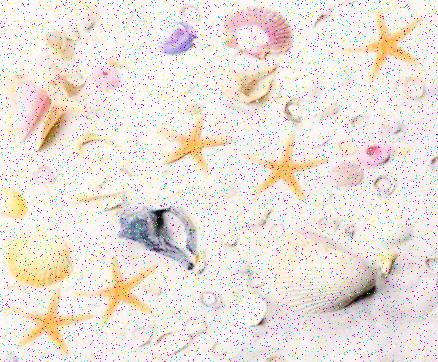
%> input picture Images/Starfish.jpg, 438 x 362 px
$ octave StarfishCount.m   (GNU Octave 9; MATLAB toolbox functions it lacks are replaced by stand-ins)
%> lines starting %> are read from the running program, lines starting %| are printed output that depends on the picture; in (x1, y1, x2, y2) boxes, pixels count from 0 and x2, y2 are one past the last pixel; in counts of white or black regions, pixels touching at a corner belong together; the program's own positions count from 1
%%%%%%%%%%%%%%%%%%%%%%%%%%%%%%%%%%%%%%%%%%%%%%%%%%%%%%%%%%%%%%%%%%%%%
% Template script to Count Starfish in any given file
% Script contains functions required to fulfill ACW for Module 600100
% Author: Shaan Ishaq
% Date: 28 January 2019
%%%%%%%%%%%%%%%%%%%%%%%%%%%%%%%%%%%%%%%%%%%%%%%%%%%%%%%%%%%%%%%%%%%%%
% Development and test Matlab code snippets to run specific functions
% Add functions for each part of your Image Processing Pipeline
% Add lines to run Toplevel function once loaded into Matlab
%Cleanup Everything
CleanUp()
%%%%%%%%%%%%%%%%%%%%%%%%%%%%%%%%%%%%%%%%%%%%%%%%%%%%%%%%%%%%%%%%%%%%%
% Four top level Matlab calls for ACW demo
% Ensure these work for some ACw images prior to demo
% Process PRIMARY image
 StarfishCounts('C:\Users\shaan\Documents\Computer Science\Year 3\Semester 2\Computer Vision\Labs\ACW\Images', 'Starfish.jpg');
% Process different Noise image - SECOND image
% Starfish_noiseN will be replaced with for example Starfish_noise5
% StarfishCounts('C:\Users\shaan\Documents\Computer Science\Year 3\Semester 2\Computer Vision\Labs\ACW\Images', 'Starfish_noise5.jpg');
% Process different Colour Map image - THIRD image
% Starfish_mapM will be replaced with for example Starfish_map1
% StarfishCounts('C:\Users\shaan\Documents\Computer Science\Year 3\Semester 2\Computer Vision\Labs\ACW\Images', 'Starfish_map1.jpg');
% Process FOURTH image
% StarfishCounts('C:\Users\shaan\Documents\Computer Science\Year 3\Semester 2\Computer Vision\Labs\ACW\Images', 'starfish_5.jpg');

%%%%%%%%%%%%%%%%%%%%%%%%%%%%%%%%%%%%%%%%%%%%%%%%%%%%%%%%%%%%%%%%%%%%%
% Following line is example of script that calls intermediary function
% Source = readimagefile('X:\MyDrive\ComputerVision\ACW\Images', 'Starfish.jpg');

%%%%%%%%%%%%%%%%%%%%%%%%%%%%%%%%%%%%%%%%%%%%%%%%%%%%%%%%%%%%%%%%%%%%%
% StarfishCount/2 - Runs Image Processing Pipeline
function StarfishCounts( folder, filename)
%> called with filename = 'Starfish.jpg'
% Template Top Level function to Count number of Starfish in given image
% Ensure All functions or code lines are fully commented
  Source = readimagefile( folder, filename);
%> in readimagefile, image is the input picture: size 362x438x3 uint8; mean R, G, B 235.5, 226.7, 219.8
  figure
  hold on
  subplot(2,3,1);
  imshow(Source);title('Source');
  Grayimage = rgb2gray(Source); %convert to  a GrayScale image
  AdjustImage = imadjust(Grayimage); %increase the contrast of the image
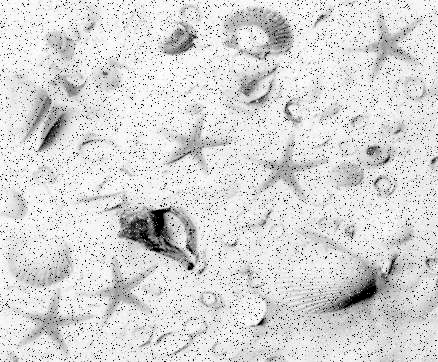
%> AdjustImage: size 362x438 uint8; min 0, max 255, mean 215.3
  subplot(2,3,2);
  imshow(AdjustImage);title('Increased Contrast');
  %Remove Noise
  Grayimage = meds(AdjustImage);
%> in meds, `image = medfilt2(image, [5 5]);`:
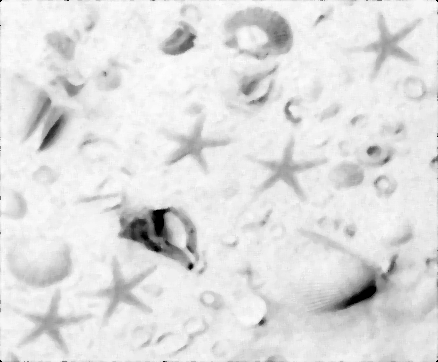
%> image: size 362x438 uint8; min 0, max 255, mean 223.7
  Grayimage = meanl(Grayimage);
  Grayimage = imadjust(Grayimage);
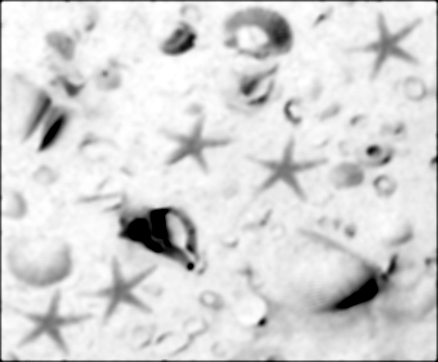
%> Grayimage: size 362x438 uint8; min 0, max 255, mean 214.4
  subplot(2,3,3);
  imshow(Grayimage);title('Removed Noise');
  %Threshold/segment the image
  SegImage = threshimage(Grayimage);
%> in threshimage, `level = graythresh(Grayimage);`: level = 0.673
%> in threshimage, `bin = imbinarize(Grayimage,level);`:
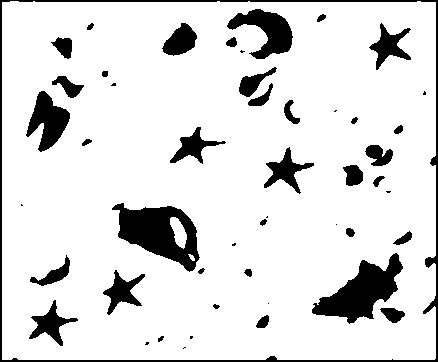
%> bin: size 362x438 logical; 87% white; 49 black regions (13 under 20 px), largest, box (x1, y1, x2, y2) and area: (0, 0, 438, 362) 3416, (112, 203, 200, 272) 3169, (312, 253, 403, 324) 2890
  subplot(2,3,4);
  imshow(SegImage);title('segmented image');
  %Morph the image to make objects more noticeable
  morphed = Morph(SegImage);
%> in Morph, `SegImage = imclearborder(SegImage);`: SegImage: size 362x438 logical; 10.8% white; 48 white regions (13 under 20 px), largest, box (x1, y1, x2, y2) and area: (112, 203, 200, 272) 3169, (312, 253, 403, 324) 2890, (227, 9, 293, 59) 1583
%> in Morph, `SegImage = imclose(SegImage,se);`: SegImage: size 362x438 logical; 12.7% white; 35 white regions (9 under 20 px), largest, box (x1, y1, x2, y2) and area: (112, 203, 205, 274) 3654, (312, 231, 412, 324) 3648, (226, 9, 293, 106) 2931
%> in Morph, `SegImage = imerode(SegImage,se);`: SegImage: size 362x438 logical; 11.1% white; 31 white regions (11 under 20 px), largest, box (x1, y1, x2, y2) and area: (113, 204, 204, 273) 3409, (313, 232, 411, 323) 3335, (227, 10, 292, 105) 2576
  %Remove unwanted objects and keeponly the star fish
  Starfish = Feature(morphed);
%> in Feature, `binimage = bwpropfilt(binimage, 'Area', [360, 1000]);`: binimage: size 362x438 logical; 2.5% white; 6 white regions, box (x1, y1, x2, y2) and area: (265, 149, 313, 193) 715, (370, 24, 410, 69) 702, (104, 272, 144, 314) 690, (30, 301, 77, 345) 658, (163, 24, 196, 55) 633, (171, 128, 225, 162) 606
%> in Feature, `binimage = bwpropfilt(binimage, 'Solidity', [-Inf, 0.8]);`:
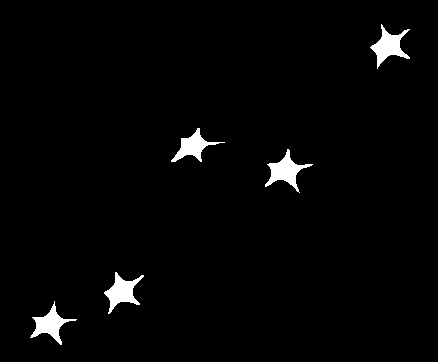
%> binimage: size 362x438 logical; 2.1% white; 5 white regions
  subplot(2,3,5);
  imshow(Starfish); title('extracted starfish');
  %Count the number of Starfiish in image
%   Starfish = acC(Grayimage,Starfish);
  [NumofStarfish,CC] = countFish(Starfish);
  subplot(2,3,6);
  imshow(Starfish); title(NumofStarfish);
  bb(CC);
  hold off

end % End of Top Level Matlab Function

%%%%%%%%%%%%%%%%%%%%%%%%%%%%%%%%%%%%%%%%%%%%%%%%%%%%%%%%%%%%%%%%%%%%%
% function active = acC(Grayimage,BW)
%         active = activecontour(Grayimage, BW, 400, 'Chan-Vese');
% end
%BoundingBoxes
function bb(CC)
     image = regionprops(CC,'BoundingBox');
    for k = 1:length(image)
         currentBB = image(k).BoundingBox;
         rectangle('Position',[currentBB(1),currentBB(2),currentBB(3) currentBB(4)],'Edgecolor','r','Linewidth',2);
    end
end
% Count Starfish
function [NumFish,CC] = countFish(image)
    CC = bwconncomp(image,8);
%> CC = 5 connected components
    L = labelmatrix(CC);
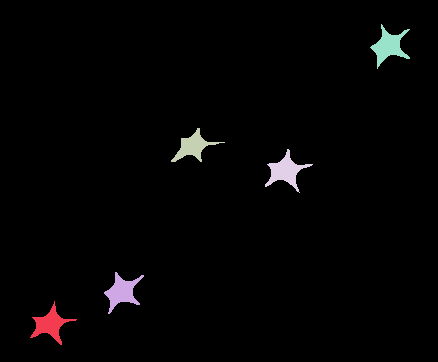
%> L: size 362x438 uint8; 6 distinct labels, from 0 to 5; one colour per label, 0 black
    Label = bwlabel(L);
%> Label: size 362x438 double; 6 distinct labels, from 0 to 5
    m = CC.NumObjects;
%> m = 5
    NumFish = m;
%> NumFish = 5
%> in StarfishCounts, `[NumofStarfish,CC] = countFish(Starfish);`: CC = 5 connected components
%> in bb, `image = regionprops(CC,'BoundingBox');`: image = 5 regions; box (x1, y1, x2, y2): (30, 301, 77, 345), (104, 272, 144, 314), (171, 128, 225, 162), (265, 149, 313, 193), (370, 24, 410, 69)
%> the loop in bb, `for k = 1:length(image)` made 5 passes
%> currentBB on passes 1 to 5: [30.5 301.5 47 44], [104.5 272.5 40 42], [171.5 128.5 54 34], [265.5 149.5 48 44], [370.5 24.5 40 45]
%> `StarfishCounts('C:\Users\shaan\Documents\Computer Science\Year 3\Semes..`:
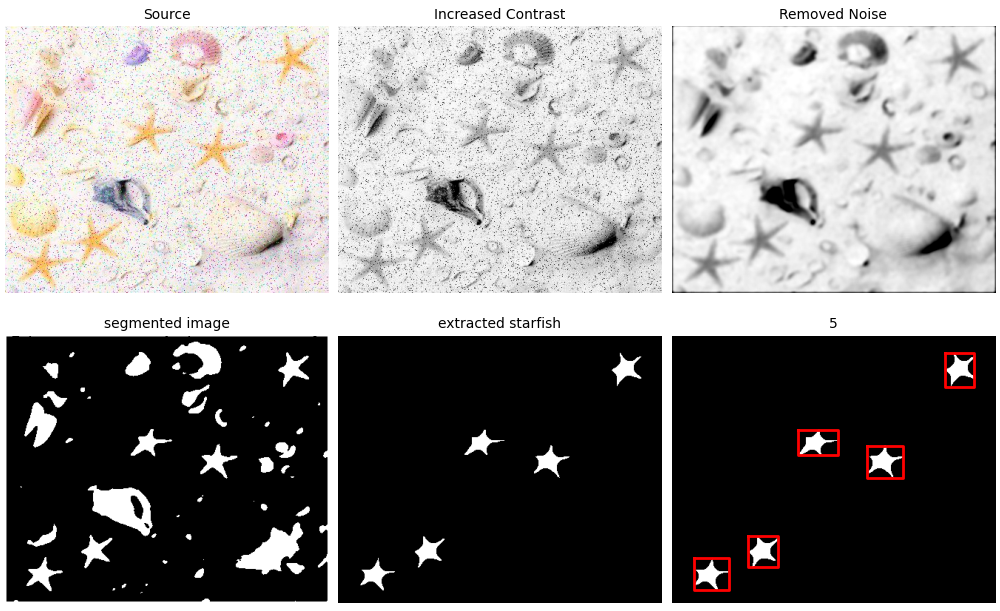
%> figure redrawn from the program's plot data, 6 panels
end
%Feature extraction
function extract = Feature(binimage)
    binimage = bwpropfilt(binimage, 'Area', [360, 1000]);
    binimage = bwpropfilt(binimage, 'Solidity', [-Inf, 0.8]);
    binimage = bwpropfilt(binimage, 'MajorAxisLength', [-Inf, 50 - eps(50)]);
    extract = bwpropfilt(binimage, 'Eccentricity', [-Inf, 0.9 - eps(0.9)]);
end
%Morphed image
function image = Morph(SegImage)
    SegImage = imclearborder(SegImage);
    se = strel('disk',10);
    SegImage = imclose(SegImage,se);
    se = strel('disk',1);
    SegImage = imerode(SegImage,se);
    binimage = bwareaopen(SegImage,100);
    image = imfill(binimage,'holes');
end
%Thresh the image
function image = threshimage(Grayimage)
    level = graythresh(Grayimage);
    bin = imbinarize(Grayimage,level);
    image = imcomplement(bin);
end
%Meadian filter used to remove any salt and pepper noise from within the
%image
function clean = meds(image)
    image = medfilt2(image, [5 5]);
    clean = image;
end
%Mean filter to remove any noise and blur the image
function m = meanl(image)
    filt = fspecial('average',[5 5]);
    image2 = conv2(image, filt,'same');
    m = uint8(image2);
end
%Clean Everything up
function CleanUp()
   clc; %clears command window
   clear all; %clears all figure windowas except those created by imtool
   close all;
   imtool close all; %close all figure windows created by imtool
   workspace; %makes sure that the workspace panel is showing
end
% readimagefile/2 Returns image
function image = readimagefile( folder, filename)
% just read file and return as image
% could have file checks
  fullfilename = fullfile(folder, filename);
  image = imread(fullfilename);
end % of readimagefile( folder, filename)

%%%%%%%%%%%%%%%%%%%%%%%%%%%%%%%%%%%%%%%%%%%%%%%%%%%%%%%%%%%%%%%%%%%%%
% Empty function definition for returning multiple results
function [result1 result2] = DummyFunction( Arg1, Arg2, Arg3 )
end % of DummyFunction( Arg1, Arg2, Arg3 )

%%%%%%%%%%%%%%%%%%%%%%%%%%%%%%%%%%%%%%%%%%%%%%%%%%%%%%%%%%%%%%%%%%%%%
%eof
